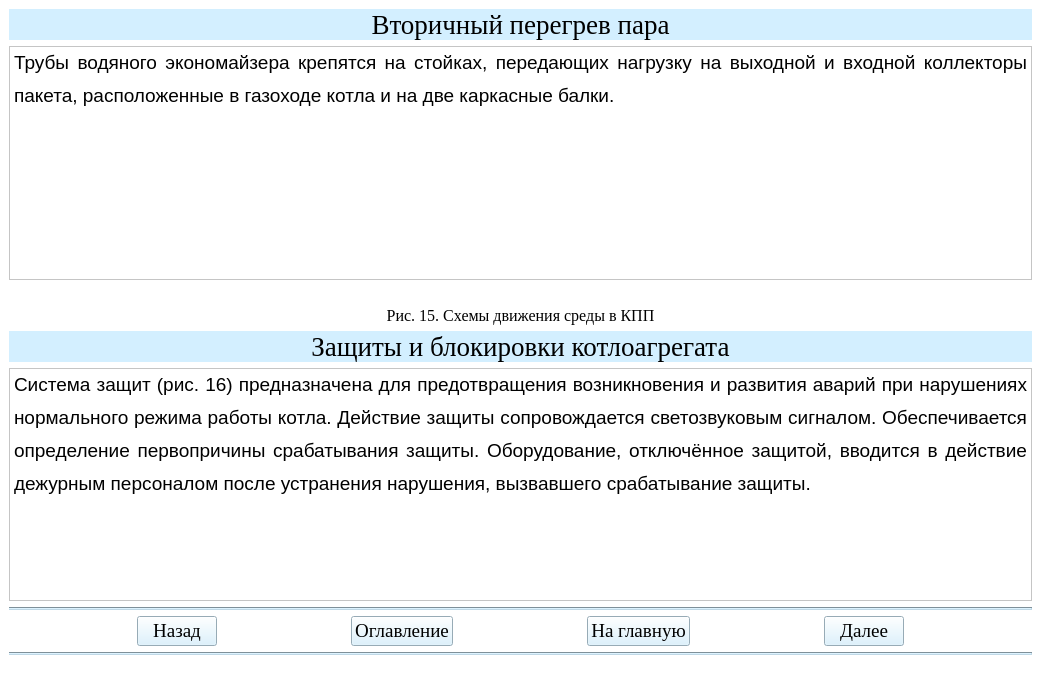
<?xml version="1.0" encoding="UTF-8"?>
<ui version="4.0">
 <class>Teoria23Window</class>
 <widget class="QMainWindow" name="Teoria23Window">
  <property name="geometry">
   <rect>
    <x>0</x>
    <y>0</y>
    <width>1041</width>
    <height>686</height>
   </rect>
  </property>
  <property name="windowTitle">
   <string>АУК</string>
  </property>
  <property name="styleSheet">
   <string notr="true">background-color: rgb(255, 255, 255);</string>
  </property>
  <widget class="QWidget" name="centralwidget">
   <layout class="QGridLayout" name="gridLayout">
    <item row="3" column="0">
     <widget class="QLabel" name="label">
      <property name="font">
       <font>
        <family>Times New Roman</family>
        <pointsize>12</pointsize>
       </font>
      </property>
      <property name="text">
       <string>Рис. 15. Схемы движения среды в КПП</string>
      </property>
      <property name="alignment">
       <set>Qt::AlignCenter</set>
      </property>
     </widget>
    </item>
    <item row="2" column="0">
     <widget class="QLabel" name="label_2">
      <property name="text">
       <string/>
      </property>
      <property name="pixmap">
       <pixmap>рис15.png</pixmap>
      </property>
      <property name="alignment">
       <set>Qt::AlignCenter</set>
      </property>
     </widget>
    </item>
    <item row="0" column="0">
     <widget class="QLabel" name="label_3">
      <property name="font">
       <font>
        <family>Times New Roman</family>
        <pointsize>20</pointsize>
       </font>
      </property>
      <property name="styleSheet">
       <string notr="true">background-color: rgb(211, 239, 255);</string>
      </property>
      <property name="text">
       <string>Вторичный перегрев пара</string>
      </property>
      <property name="alignment">
       <set>Qt::AlignCenter</set>
      </property>
     </widget>
    </item>
    <item row="4" column="0">
     <widget class="QLabel" name="label_4">
      <property name="font">
       <font>
        <family>Times New Roman</family>
        <pointsize>20</pointsize>
       </font>
      </property>
      <property name="styleSheet">
       <string notr="true">background-color: rgb(211, 239, 255);</string>
      </property>
      <property name="text">
       <string>Защиты и блокировки котлоагрегата</string>
      </property>
      <property name="alignment">
       <set>Qt::AlignCenter</set>
      </property>
     </widget>
    </item>
    <item row="7" column="0">
     <layout class="QHBoxLayout" name="horizontalLayout">
      <item>
       <spacer name="horizontalSpacer_2">
        <property name="orientation">
         <enum>Qt::Horizontal</enum>
        </property>
        <property name="sizeHint" stdset="0">
         <size>
          <width>40</width>
          <height>20</height>
         </size>
        </property>
       </spacer>
      </item>
      <item>
       <widget class="QPushButton" name="btn_return23">
        <property name="sizePolicy">
         <sizepolicy hsizetype="Minimum" vsizetype="Fixed">
          <horstretch>0</horstretch>
          <verstretch>0</verstretch>
         </sizepolicy>
        </property>
        <property name="font">
         <font>
          <family>Times New Roman</family>
          <pointsize>14</pointsize>
          <weight>50</weight>
          <bold>false</bold>
         </font>
        </property>
        <property name="styleSheet">
         <string notr="true">background-color: rgb(211, 239, 255);
color: rgb(0, 0, 0);</string>
        </property>
        <property name="text">
         <string>Назад</string>
        </property>
       </widget>
      </item>
      <item>
       <spacer name="horizontalSpacer_5">
        <property name="orientation">
         <enum>Qt::Horizontal</enum>
        </property>
        <property name="sizeHint" stdset="0">
         <size>
          <width>40</width>
          <height>20</height>
         </size>
        </property>
       </spacer>
      </item>
      <item>
       <widget class="QPushButton" name="btn_oglavlenie23">
        <property name="font">
         <font>
          <family>Times New Roman</family>
          <pointsize>14</pointsize>
         </font>
        </property>
        <property name="styleSheet">
         <string notr="true">background-color: rgb(211, 239, 255);
color: rgb(0, 0, 0);</string>
        </property>
        <property name="text">
         <string>Оглавление</string>
        </property>
       </widget>
      </item>
      <item>
       <spacer name="horizontalSpacer">
        <property name="orientation">
         <enum>Qt::Horizontal</enum>
        </property>
        <property name="sizeHint" stdset="0">
         <size>
          <width>40</width>
          <height>20</height>
         </size>
        </property>
       </spacer>
      </item>
      <item>
       <widget class="QPushButton" name="btn_glavnaya23">
        <property name="font">
         <font>
          <family>Times New Roman</family>
          <pointsize>14</pointsize>
          <weight>50</weight>
          <bold>false</bold>
         </font>
        </property>
        <property name="styleSheet">
         <string notr="true">background-color: rgb(211, 239, 255);
color: rgb(0, 0, 0);</string>
        </property>
        <property name="text">
         <string>На главную</string>
        </property>
       </widget>
      </item>
      <item>
       <spacer name="horizontalSpacer_3">
        <property name="orientation">
         <enum>Qt::Horizontal</enum>
        </property>
        <property name="sizeHint" stdset="0">
         <size>
          <width>40</width>
          <height>20</height>
         </size>
        </property>
       </spacer>
      </item>
      <item>
       <widget class="QPushButton" name="btn_dalee23">
        <property name="font">
         <font>
          <family>Times New Roman</family>
          <pointsize>14</pointsize>
          <weight>50</weight>
          <bold>false</bold>
         </font>
        </property>
        <property name="styleSheet">
         <string notr="true">background-color: rgb(211, 239, 255);
color: rgb(0, 0, 0);</string>
        </property>
        <property name="text">
         <string>Далее</string>
        </property>
       </widget>
      </item>
      <item>
       <spacer name="horizontalSpacer_4">
        <property name="orientation">
         <enum>Qt::Horizontal</enum>
        </property>
        <property name="sizeHint" stdset="0">
         <size>
          <width>40</width>
          <height>20</height>
         </size>
        </property>
       </spacer>
      </item>
     </layout>
    </item>
    <item row="6" column="0">
     <widget class="Line" name="line">
      <property name="styleSheet">
       <string notr="true">background-color: rgb(191, 216, 230);</string>
      </property>
      <property name="orientation">
       <enum>Qt::Horizontal</enum>
      </property>
     </widget>
    </item>
    <item row="8" column="0">
     <widget class="Line" name="line_2">
      <property name="styleSheet">
       <string notr="true">background-color: rgb(191, 216, 230);</string>
      </property>
      <property name="orientation">
       <enum>Qt::Horizontal</enum>
      </property>
     </widget>
    </item>
    <item row="1" column="0">
     <widget class="QTextBrowser" name="textBrowser">
      <property name="html">
       <string>&lt;!DOCTYPE HTML PUBLIC &quot;-//W3C//DTD HTML 4.0//EN&quot; &quot;http://www.w3.org/TR/REC-html40/strict.dtd&quot;&gt;
&lt;html&gt;&lt;head&gt;&lt;meta name=&quot;qrichtext&quot; content=&quot;1&quot; /&gt;&lt;style type=&quot;text/css&quot;&gt;
p, li { white-space: pre-wrap; }
&lt;/style&gt;&lt;/head&gt;&lt;body style=&quot; font-family:'MS Shell Dlg 2'; font-size:8.25pt; font-weight:400; font-style:normal;&quot;&gt;
&lt;p align=&quot;justify&quot; style=&quot; margin-top:12px; margin-bottom:0px; margin-left:0px; margin-right:0px; -qt-block-indent:0; text-indent:0px; line-height:150%;&quot;&gt;&lt;span style=&quot; font-family:'Times New Roman,serif'; font-size:14pt;&quot;&gt;Трубы водяного экономайзера крепятся на стойках, передающих нагрузку на выходной и входной коллекторы пакета, расположенные в газоходе котла и на две каркасные балки.&lt;/span&gt;&lt;span style=&quot; font-size:8pt;&quot;&gt; &lt;/span&gt;&lt;/p&gt;&lt;/body&gt;&lt;/html&gt;</string>
      </property>
     </widget>
    </item>
    <item row="5" column="0">
     <widget class="QTextBrowser" name="textBrowser_2">
      <property name="html">
       <string>&lt;!DOCTYPE HTML PUBLIC &quot;-//W3C//DTD HTML 4.0//EN&quot; &quot;http://www.w3.org/TR/REC-html40/strict.dtd&quot;&gt;
&lt;html&gt;&lt;head&gt;&lt;meta name=&quot;qrichtext&quot; content=&quot;1&quot; /&gt;&lt;style type=&quot;text/css&quot;&gt;
p, li { white-space: pre-wrap; }
&lt;/style&gt;&lt;/head&gt;&lt;body style=&quot; font-family:'MS Shell Dlg 2'; font-size:8.25pt; font-weight:400; font-style:normal;&quot;&gt;
&lt;p align=&quot;justify&quot; style=&quot; margin-top:12px; margin-bottom:0px; margin-left:0px; margin-right:0px; -qt-block-indent:0; text-indent:0px; line-height:150%;&quot;&gt;&lt;span style=&quot; font-family:'Times New Roman,serif'; font-size:14pt;&quot;&gt;Система защит (рис. 16) предназначена для предотвращения возникновения и развития аварий при нарушениях нормального режима работы котла. Действие защиты сопровождается светозвуковым сигналом. Обеспечивается определение первопричины срабатывания защиты. Оборудование, отключённое защитой, вводится в действие дежурным персоналом после устранения нарушения, вызвавшего срабатывание защиты. &lt;/span&gt;&lt;/p&gt;&lt;/body&gt;&lt;/html&gt;</string>
      </property>
     </widget>
    </item>
   </layout>
  </widget>
  <widget class="QStatusBar" name="statusbar"/>
 </widget>
 <resources/>
 <connections/>
</ui>
